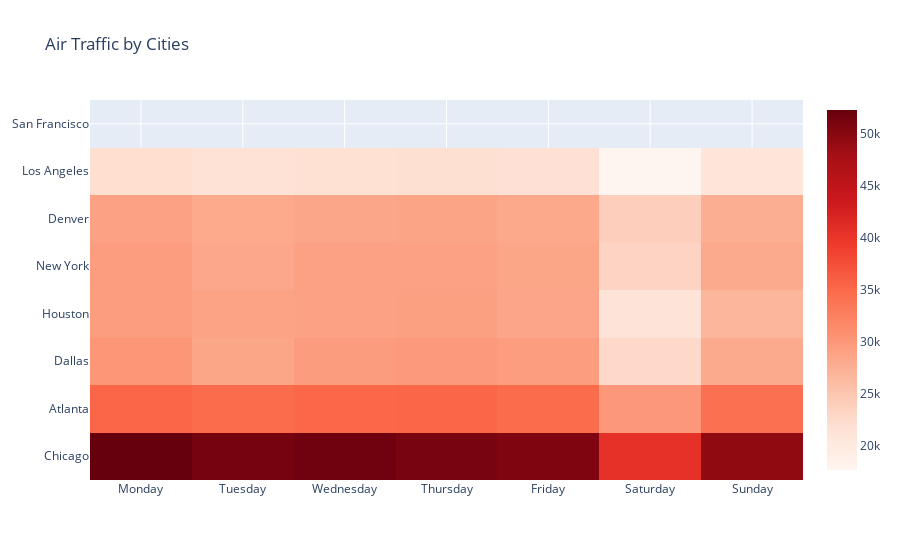

The code cell stored with this chart in its notebook:
### Code cell
flight_volume = df.pivot_table(index="CITY_x",columns="DAY_OF_WEEK",
                               values="DAY",aggfunc=lambda x:x.count())
fv = flight_volume.sort_values(by=1, ascending=False)[:8]
fv.index = np.where(fv.index=='Dallas-Fort Worth','Dallas', fv.index)

trace = go.Heatmap(z=[fv.values[1],fv.values[2],fv.values[3],fv.values[4],
                      fv.values[5],fv.values[6],fv.values[7]],
                   x=['Monday', 'Tuesday', 'Wednesday', 'Thursday', 'Friday',
                      'Saturday','Sunday'],
                   y=fv.index.values, colorscale='Reds'
                  )

data=[trace]
layout = go.Layout(
    title='Air Traffic by Cities')

fig = go.Figure(data=data, layout=layout)
py.iplot(fig)

### Figure 1 — Plotly figure (JSON) as saved in the notebook; plotly's stock layout.template omitted (floating-point values rounded to 4 significant figures)
{"data": [{"colorscale": [[0, "rgb(255,245,240)"], [0.125, "rgb(254,224,210)"], [0.25, "rgb(252,187,161)"], [0.375, "rgb(252,146,114)"], [0.5, "rgb(251,106,74)"], [0.625, "rgb(239,59,44)"], [0.75, "rgb(203,24,29)"], [0.875, "rgb(165,15,21)"], [1, "rgb(103,0,13)"]], "type": "heatmap", "x": ["Monday", "Tuesday", "Wednesday", "Thursday", "Friday", "Saturday", "Sunday"], "y": ["Chicago", "Atlanta", "Dallas", "Houston", "New York", "Denver", "Los Angeles", "San Francisco"], "z": [[52261, 51208, 51703, 51140, 50583, 40534, 49407], [35347, 34762, 35141, 35215, 34771, 30042, 34273], [30193, 28587, 29560, 29883, 29489, 22780, 28172], [29516, 28915, 29121, 29173, 28639, 21212, 26840], [29489, 28392, 29036, 29026, 28593, 23369, 28150], [29027, 28276, 28523, 28785, 28317, 24061, 27684], [22152, 21576, 21901, 21982, 21733, 17686, 20978]]}], "layout": {"title": {"text": "Air Traffic by Cities"}}}
